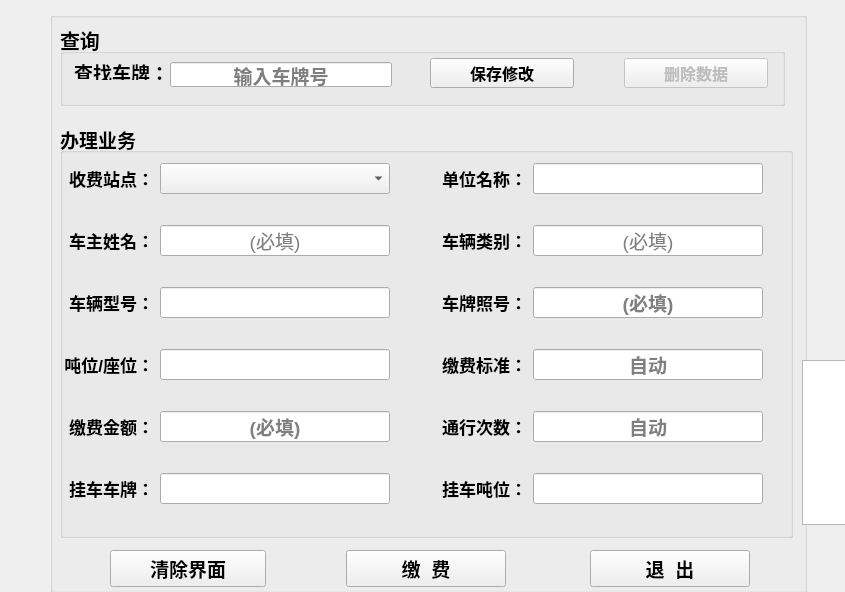
<?xml version="1.0" encoding="UTF-8"?>
<ui version="4.0">
 <class>Form</class>
 <widget class="QWidget" name="Form">
  <property name="geometry">
   <rect>
    <x>0</x>
    <y>0</y>
    <width>845</width>
    <height>592</height>
   </rect>
  </property>
  <property name="font">
   <font>
    <pointsize>12</pointsize>
   </font>
  </property>
  <property name="windowTitle">
   <string>办理业务</string>
  </property>
  <property name="windowIcon">
   <iconset>
    <normaloff>ico/rent-a-car.png</normaloff>ico/rent-a-car.png</iconset>
  </property>
  <widget class="QGroupBox" name="pan_box">
   <property name="geometry">
    <rect>
     <x>50</x>
     <y>12</y>
     <width>757</width>
     <height>581</height>
    </rect>
   </property>
   <property name="font">
    <font>
     <pointsize>13</pointsize>
    </font>
   </property>
   <property name="title">
    <string/>
   </property>
   <property name="checkable">
    <bool>false</bool>
   </property>
   <widget class="QPushButton" name="btn_save">
    <property name="geometry">
     <rect>
      <x>296</x>
      <y>538</y>
      <width>160</width>
      <height>37</height>
     </rect>
    </property>
    <property name="font">
     <font>
      <pointsize>14</pointsize>
      <weight>75</weight>
      <bold>true</bold>
     </font>
    </property>
    <property name="text">
     <string>缴  费</string>
    </property>
    <property name="icon">
     <iconset>
      <normaloff>ico/28-缴费结果-蓝.png</normaloff>ico/28-缴费结果-蓝.png</iconset>
    </property>
    <property name="iconSize">
     <size>
      <width>21</width>
      <height>21</height>
     </size>
    </property>
   </widget>
   <widget class="QPushButton" name="btn_close">
    <property name="geometry">
     <rect>
      <x>540</x>
      <y>538</y>
      <width>160</width>
      <height>37</height>
     </rect>
    </property>
    <property name="font">
     <font>
      <pointsize>14</pointsize>
      <weight>75</weight>
      <bold>true</bold>
     </font>
    </property>
    <property name="text">
     <string>退  出</string>
    </property>
    <property name="icon">
     <iconset>
      <normaloff>ico/delete1.png</normaloff>ico/delete1.png</iconset>
    </property>
    <property name="iconSize">
     <size>
      <width>20</width>
      <height>22</height>
     </size>
    </property>
   </widget>
   <widget class="QGroupBox" name="groupBox_2">
    <property name="geometry">
     <rect>
      <x>10</x>
      <y>12</y>
      <width>725</width>
      <height>82</height>
     </rect>
    </property>
    <property name="font">
     <font>
      <pointsize>15</pointsize>
      <weight>75</weight>
      <bold>true</bold>
     </font>
    </property>
    <property name="title">
     <string>查询</string>
    </property>
    <widget class="QPushButton" name="btn_serch">
     <property name="geometry">
      <rect>
       <x>370</x>
       <y>34</y>
       <width>144</width>
       <height>30</height>
      </rect>
     </property>
     <property name="font">
      <font>
       <pointsize>12</pointsize>
      </font>
     </property>
     <property name="text">
      <string>保存修改</string>
     </property>
     <property name="icon">
      <iconset>
       <normaloff>ico/已申请的缴费证明.png</normaloff>ico/已申请的缴费证明.png</iconset>
     </property>
     <property name="iconSize">
      <size>
       <width>25</width>
       <height>25</height>
      </size>
     </property>
    </widget>
    <widget class="QLabel" name="label">
     <property name="geometry">
      <rect>
       <x>10</x>
       <y>40</y>
       <width>99</width>
       <height>16</height>
      </rect>
     </property>
     <property name="font">
      <font>
       <pointsize>14</pointsize>
       <weight>75</weight>
       <bold>true</bold>
      </font>
     </property>
     <property name="autoFillBackground">
      <bool>false</bool>
     </property>
     <property name="text">
      <string>查找车牌：</string>
     </property>
     <property name="textFormat">
      <enum>Qt::AutoText</enum>
     </property>
     <property name="alignment">
      <set>Qt::AlignRight|Qt::AlignTrailing|Qt::AlignVCenter</set>
     </property>
    </widget>
    <widget class="QLineEdit" name="txt_serch">
     <property name="geometry">
      <rect>
       <x>110</x>
       <y>38</y>
       <width>222</width>
       <height>25</height>
      </rect>
     </property>
     <property name="font">
      <font>
       <pointsize>14</pointsize>
      </font>
     </property>
     <property name="alignment">
      <set>Qt::AlignCenter</set>
     </property>
     <property name="placeholderText">
      <string>输入车牌号</string>
     </property>
    </widget>
    <widget class="QPushButton" name="btn_del">
     <property name="enabled">
      <bool>false</bool>
     </property>
     <property name="geometry">
      <rect>
       <x>564</x>
       <y>34</y>
       <width>144</width>
       <height>30</height>
      </rect>
     </property>
     <property name="font">
      <font>
       <pointsize>12</pointsize>
      </font>
     </property>
     <property name="text">
      <string>删除数据</string>
     </property>
     <property name="icon">
      <iconset>
       <normaloff>ico/del1.png</normaloff>ico/del1.png</iconset>
     </property>
     <property name="iconSize">
      <size>
       <width>25</width>
       <height>25</height>
      </size>
     </property>
    </widget>
   </widget>
   <widget class="QGroupBox" name="groupBox_3">
    <property name="geometry">
     <rect>
      <x>10</x>
      <y>112</y>
      <width>733</width>
      <height>414</height>
     </rect>
    </property>
    <property name="font">
     <font>
      <pointsize>14</pointsize>
      <weight>75</weight>
      <bold>true</bold>
     </font>
    </property>
    <property name="title">
     <string>办理业务</string>
    </property>
    <widget class="QWidget" name="gridLayoutWidget">
     <property name="geometry">
      <rect>
       <x>4</x>
       <y>14</y>
       <width>699</width>
       <height>391</height>
      </rect>
     </property>
     <layout class="QGridLayout" name="gridLayout">
      <item row="2" column="0">
       <widget class="QLabel" name="label_6">
        <property name="font">
         <font>
          <pointsize>13</pointsize>
          <weight>75</weight>
          <bold>true</bold>
         </font>
        </property>
        <property name="autoFillBackground">
         <bool>false</bool>
        </property>
        <property name="text">
         <string>车辆型号：</string>
        </property>
        <property name="textFormat">
         <enum>Qt::AutoText</enum>
        </property>
        <property name="alignment">
         <set>Qt::AlignRight|Qt::AlignTrailing|Qt::AlignVCenter</set>
        </property>
       </widget>
      </item>
      <item row="0" column="0">
       <widget class="QLabel" name="label_2">
        <property name="font">
         <font>
          <pointsize>13</pointsize>
          <weight>75</weight>
          <bold>true</bold>
         </font>
        </property>
        <property name="autoFillBackground">
         <bool>false</bool>
        </property>
        <property name="text">
         <string>收费站点：</string>
        </property>
        <property name="textFormat">
         <enum>Qt::AutoText</enum>
        </property>
        <property name="alignment">
         <set>Qt::AlignRight|Qt::AlignTrailing|Qt::AlignVCenter</set>
        </property>
       </widget>
      </item>
      <item row="0" column="5">
       <widget class="QLabel" name="label_3">
        <property name="font">
         <font>
          <pointsize>13</pointsize>
          <weight>75</weight>
          <bold>true</bold>
         </font>
        </property>
        <property name="autoFillBackground">
         <bool>false</bool>
        </property>
        <property name="text">
         <string>单位名称：</string>
        </property>
        <property name="textFormat">
         <enum>Qt::AutoText</enum>
        </property>
        <property name="alignment">
         <set>Qt::AlignRight|Qt::AlignTrailing|Qt::AlignVCenter</set>
        </property>
       </widget>
      </item>
      <item row="1" column="2">
       <widget class="QLineEdit" name="txt_name">
        <property name="font">
         <font>
          <pointsize>14</pointsize>
          <weight>50</weight>
          <bold>false</bold>
         </font>
        </property>
        <property name="alignment">
         <set>Qt::AlignCenter</set>
        </property>
        <property name="placeholderText">
         <string>(必填)</string>
        </property>
       </widget>
      </item>
      <item row="0" column="2">
       <widget class="QComboBox" name="comb_zd">
        <property name="font">
         <font>
          <pointsize>14</pointsize>
         </font>
        </property>
       </widget>
      </item>
      <item row="0" column="3" colspan="2">
       <spacer name="horizontalSpacer">
        <property name="orientation">
         <enum>Qt::Horizontal</enum>
        </property>
        <property name="sizeHint" stdset="0">
         <size>
          <width>40</width>
          <height>20</height>
         </size>
        </property>
       </spacer>
      </item>
      <item row="1" column="6">
       <widget class="QLineEdit" name="txt_lb">
        <property name="font">
         <font>
          <pointsize>14</pointsize>
          <weight>50</weight>
          <bold>false</bold>
         </font>
        </property>
        <property name="alignment">
         <set>Qt::AlignCenter</set>
        </property>
        <property name="placeholderText">
         <string>(必填)</string>
        </property>
       </widget>
      </item>
      <item row="0" column="6">
       <widget class="QLineEdit" name="txt_mc">
        <property name="font">
         <font>
          <pointsize>14</pointsize>
          <weight>50</weight>
          <bold>false</bold>
          <underline>false</underline>
          <strikeout>false</strikeout>
         </font>
        </property>
        <property name="layoutDirection">
         <enum>Qt::LeftToRight</enum>
        </property>
        <property name="text">
         <string/>
        </property>
        <property name="alignment">
         <set>Qt::AlignCenter</set>
        </property>
        <property name="dragEnabled">
         <bool>false</bool>
        </property>
        <property name="readOnly">
         <bool>false</bool>
        </property>
       </widget>
      </item>
      <item row="2" column="6">
       <widget class="QLineEdit" name="txt_pz">
        <property name="font">
         <font>
          <pointsize>14</pointsize>
         </font>
        </property>
        <property name="alignment">
         <set>Qt::AlignCenter</set>
        </property>
        <property name="placeholderText">
         <string>(必填)</string>
        </property>
       </widget>
      </item>
      <item row="2" column="5">
       <widget class="QLabel" name="label_7">
        <property name="font">
         <font>
          <pointsize>13</pointsize>
          <weight>75</weight>
          <bold>true</bold>
         </font>
        </property>
        <property name="autoFillBackground">
         <bool>false</bool>
        </property>
        <property name="text">
         <string>车牌照号：</string>
        </property>
        <property name="textFormat">
         <enum>Qt::AutoText</enum>
        </property>
        <property name="alignment">
         <set>Qt::AlignRight|Qt::AlignTrailing|Qt::AlignVCenter</set>
        </property>
       </widget>
      </item>
      <item row="1" column="0">
       <widget class="QLabel" name="label_5">
        <property name="font">
         <font>
          <pointsize>13</pointsize>
          <weight>75</weight>
          <bold>true</bold>
         </font>
        </property>
        <property name="autoFillBackground">
         <bool>false</bool>
        </property>
        <property name="text">
         <string>车主姓名：</string>
        </property>
        <property name="textFormat">
         <enum>Qt::AutoText</enum>
        </property>
        <property name="alignment">
         <set>Qt::AlignRight|Qt::AlignTrailing|Qt::AlignVCenter</set>
        </property>
       </widget>
      </item>
      <item row="1" column="5">
       <widget class="QLabel" name="label_4">
        <property name="font">
         <font>
          <pointsize>13</pointsize>
          <weight>75</weight>
          <bold>true</bold>
         </font>
        </property>
        <property name="autoFillBackground">
         <bool>false</bool>
        </property>
        <property name="text">
         <string>车辆类别：</string>
        </property>
        <property name="textFormat">
         <enum>Qt::AutoText</enum>
        </property>
        <property name="alignment">
         <set>Qt::AlignRight|Qt::AlignTrailing|Qt::AlignVCenter</set>
        </property>
       </widget>
      </item>
      <item row="2" column="2">
       <widget class="QLineEdit" name="txt_xh">
        <property name="font">
         <font>
          <pointsize>14</pointsize>
          <weight>50</weight>
          <bold>false</bold>
         </font>
        </property>
        <property name="alignment">
         <set>Qt::AlignCenter</set>
        </property>
       </widget>
      </item>
      <item row="4" column="0">
       <widget class="QLabel" name="label_9">
        <property name="font">
         <font>
          <pointsize>13</pointsize>
          <weight>75</weight>
          <bold>true</bold>
         </font>
        </property>
        <property name="autoFillBackground">
         <bool>false</bool>
        </property>
        <property name="text">
         <string>吨位/座位：</string>
        </property>
        <property name="textFormat">
         <enum>Qt::AutoText</enum>
        </property>
        <property name="alignment">
         <set>Qt::AlignRight|Qt::AlignTrailing|Qt::AlignVCenter</set>
        </property>
       </widget>
      </item>
      <item row="4" column="5">
       <widget class="QLabel" name="label_12">
        <property name="font">
         <font>
          <pointsize>13</pointsize>
          <weight>75</weight>
          <bold>true</bold>
         </font>
        </property>
        <property name="autoFillBackground">
         <bool>false</bool>
        </property>
        <property name="text">
         <string>缴费标准：</string>
        </property>
        <property name="textFormat">
         <enum>Qt::AutoText</enum>
        </property>
        <property name="alignment">
         <set>Qt::AlignRight|Qt::AlignTrailing|Qt::AlignVCenter</set>
        </property>
       </widget>
      </item>
      <item row="5" column="5">
       <widget class="QLabel" name="label_14">
        <property name="font">
         <font>
          <pointsize>13</pointsize>
          <weight>75</weight>
          <bold>true</bold>
         </font>
        </property>
        <property name="autoFillBackground">
         <bool>false</bool>
        </property>
        <property name="text">
         <string>通行次数：</string>
        </property>
        <property name="textFormat">
         <enum>Qt::AutoText</enum>
        </property>
        <property name="alignment">
         <set>Qt::AlignRight|Qt::AlignTrailing|Qt::AlignVCenter</set>
        </property>
       </widget>
      </item>
      <item row="4" column="2">
       <widget class="QLineEdit" name="txt_dw">
        <property name="font">
         <font>
          <pointsize>14</pointsize>
          <weight>50</weight>
          <bold>false</bold>
         </font>
        </property>
        <property name="alignment">
         <set>Qt::AlignCenter</set>
        </property>
       </widget>
      </item>
      <item row="5" column="2">
       <widget class="QLineEdit" name="txt_je">
        <property name="font">
         <font>
          <pointsize>14</pointsize>
          <weight>75</weight>
          <bold>true</bold>
         </font>
        </property>
        <property name="alignment">
         <set>Qt::AlignCenter</set>
        </property>
        <property name="placeholderText">
         <string>(必填)</string>
        </property>
       </widget>
      </item>
      <item row="5" column="6">
       <widget class="QLineEdit" name="txt_cs">
        <property name="font">
         <font>
          <pointsize>14</pointsize>
          <weight>75</weight>
          <bold>true</bold>
         </font>
        </property>
        <property name="alignment">
         <set>Qt::AlignCenter</set>
        </property>
        <property name="placeholderText">
         <string>自动</string>
        </property>
       </widget>
      </item>
      <item row="4" column="6">
       <widget class="QLineEdit" name="txt_bz">
        <property name="font">
         <font>
          <pointsize>14</pointsize>
          <weight>75</weight>
          <bold>true</bold>
         </font>
        </property>
        <property name="alignment">
         <set>Qt::AlignCenter</set>
        </property>
        <property name="placeholderText">
         <string>自动</string>
        </property>
       </widget>
      </item>
      <item row="5" column="0">
       <widget class="QLabel" name="label_13">
        <property name="font">
         <font>
          <pointsize>13</pointsize>
          <weight>75</weight>
          <bold>true</bold>
         </font>
        </property>
        <property name="autoFillBackground">
         <bool>false</bool>
        </property>
        <property name="text">
         <string>缴费金额：</string>
        </property>
        <property name="textFormat">
         <enum>Qt::AutoText</enum>
        </property>
        <property name="alignment">
         <set>Qt::AlignRight|Qt::AlignTrailing|Qt::AlignVCenter</set>
        </property>
       </widget>
      </item>
      <item row="6" column="0">
       <widget class="QLabel" name="label_10">
        <property name="font">
         <font>
          <pointsize>13</pointsize>
          <weight>75</weight>
          <bold>true</bold>
         </font>
        </property>
        <property name="autoFillBackground">
         <bool>false</bool>
        </property>
        <property name="text">
         <string>挂车车牌：</string>
        </property>
        <property name="textFormat">
         <enum>Qt::AutoText</enum>
        </property>
        <property name="alignment">
         <set>Qt::AlignRight|Qt::AlignTrailing|Qt::AlignVCenter</set>
        </property>
       </widget>
      </item>
      <item row="6" column="5">
       <widget class="QLabel" name="label_11">
        <property name="font">
         <font>
          <pointsize>13</pointsize>
          <weight>75</weight>
          <bold>true</bold>
         </font>
        </property>
        <property name="autoFillBackground">
         <bool>false</bool>
        </property>
        <property name="text">
         <string>挂车吨位：</string>
        </property>
        <property name="textFormat">
         <enum>Qt::AutoText</enum>
        </property>
        <property name="alignment">
         <set>Qt::AlignRight|Qt::AlignTrailing|Qt::AlignVCenter</set>
        </property>
       </widget>
      </item>
      <item row="6" column="2">
       <widget class="QLineEdit" name="txt_gcpz">
        <property name="font">
         <font>
          <pointsize>14</pointsize>
          <weight>75</weight>
          <bold>true</bold>
         </font>
        </property>
        <property name="alignment">
         <set>Qt::AlignCenter</set>
        </property>
        <property name="placeholderText">
         <string/>
        </property>
       </widget>
      </item>
      <item row="6" column="6">
       <widget class="QLineEdit" name="txt_gcdw">
        <property name="font">
         <font>
          <pointsize>14</pointsize>
          <weight>50</weight>
          <bold>false</bold>
         </font>
        </property>
        <property name="alignment">
         <set>Qt::AlignCenter</set>
        </property>
        <property name="placeholderText">
         <string/>
        </property>
       </widget>
      </item>
     </layout>
    </widget>
   </widget>
   <widget class="QLineEdit" name="txt_id">
    <property name="enabled">
     <bool>true</bool>
    </property>
    <property name="geometry">
     <rect>
      <x>300</x>
      <y>540</y>
      <width>139</width>
      <height>20</height>
     </rect>
    </property>
    <property name="focusPolicy">
     <enum>Qt::NoFocus</enum>
    </property>
   </widget>
   <widget class="QLineEdit" name="txt_worker">
    <property name="geometry">
     <rect>
      <x>550</x>
      <y>540</y>
      <width>113</width>
      <height>20</height>
     </rect>
    </property>
    <property name="focusPolicy">
     <enum>Qt::NoFocus</enum>
    </property>
   </widget>
   <widget class="QLineEdit" name="txt_time">
    <property name="geometry">
     <rect>
      <x>550</x>
      <y>540</y>
      <width>113</width>
      <height>20</height>
     </rect>
    </property>
    <property name="focusPolicy">
     <enum>Qt::NoFocus</enum>
    </property>
   </widget>
   <widget class="QPushButton" name="btn_clear">
    <property name="geometry">
     <rect>
      <x>60</x>
      <y>538</y>
      <width>156</width>
      <height>37</height>
     </rect>
    </property>
    <property name="font">
     <font>
      <pointsize>14</pointsize>
      <weight>75</weight>
      <bold>true</bold>
     </font>
    </property>
    <property name="text">
     <string>清除界面</string>
    </property>
    <property name="icon">
     <iconset>
      <normaloff>ico/application.png</normaloff>ico/application.png</iconset>
    </property>
    <property name="iconSize">
     <size>
      <width>20</width>
      <height>20</height>
     </size>
    </property>
   </widget>
   <zorder>txt_time</zorder>
   <zorder>txt_worker</zorder>
   <zorder>txt_id</zorder>
   <zorder>btn_save</zorder>
   <zorder>btn_close</zorder>
   <zorder>groupBox_2</zorder>
   <zorder>groupBox_3</zorder>
   <zorder>btn_clear</zorder>
  </widget>
  <widget class="QTableView" name="dict_pan">
   <property name="geometry">
    <rect>
     <x>802</x>
     <y>360</y>
     <width>261</width>
     <height>165</height>
    </rect>
   </property>
   <property name="font">
    <font>
     <pointsize>11</pointsize>
     <weight>50</weight>
     <bold>false</bold>
    </font>
   </property>
   <property name="editTriggers">
    <set>QAbstractItemView::AnyKeyPressed|QAbstractItemView::CurrentChanged|QAbstractItemView::DoubleClicked|QAbstractItemView::EditKeyPressed</set>
   </property>
   <property name="selectionMode">
    <enum>QAbstractItemView::SingleSelection</enum>
   </property>
   <property name="selectionBehavior">
    <enum>QAbstractItemView::SelectRows</enum>
   </property>
   <property name="textElideMode">
    <enum>Qt::ElideMiddle</enum>
   </property>
   <property name="gridStyle">
    <enum>Qt::DashDotLine</enum>
   </property>
  </widget>
 </widget>
 <tabstops>
  <tabstop>txt_serch</tabstop>
  <tabstop>txt_mc</tabstop>
  <tabstop>txt_name</tabstop>
  <tabstop>txt_lb</tabstop>
  <tabstop>txt_xh</tabstop>
  <tabstop>txt_pz</tabstop>
  <tabstop>txt_dw</tabstop>
  <tabstop>txt_je</tabstop>
  <tabstop>txt_gcpz</tabstop>
  <tabstop>txt_gcdw</tabstop>
  <tabstop>btn_save</tabstop>
  <tabstop>txt_bz</tabstop>
  <tabstop>txt_cs</tabstop>
  <tabstop>btn_serch</tabstop>
  <tabstop>btn_del</tabstop>
  <tabstop>comb_zd</tabstop>
  <tabstop>btn_close</tabstop>
  <tabstop>dict_pan</tabstop>
 </tabstops>
 <resources/>
 <connections>
  <connection>
   <sender>txt_dw</sender>
   <signal>returnPressed()</signal>
   <receiver>txt_je</receiver>
   <slot>setFocus()</slot>
   <hints>
    <hint type="sourcelabel">
     <x>363</x>
     <y>350</y>
    </hint>
    <hint type="destinationlabel">
     <x>363</x>
     <y>405</y>
    </hint>
   </hints>
  </connection>
  <connection>
   <sender>txt_je</sender>
   <signal>returnPressed()</signal>
   <receiver>txt_gcpz</receiver>
   <slot>setFocus()</slot>
   <hints>
    <hint type="sourcelabel">
     <x>363</x>
     <y>405</y>
    </hint>
    <hint type="destinationlabel">
     <x>363</x>
     <y>460</y>
    </hint>
   </hints>
  </connection>
  <connection>
   <sender>txt_gcpz</sender>
   <signal>returnPressed()</signal>
   <receiver>txt_gcdw</receiver>
   <slot>setFocus()</slot>
   <hints>
    <hint type="sourcelabel">
     <x>363</x>
     <y>460</y>
    </hint>
    <hint type="destinationlabel">
     <x>733</x>
     <y>460</y>
    </hint>
   </hints>
  </connection>
  <connection>
   <sender>txt_gcdw</sender>
   <signal>returnPressed()</signal>
   <receiver>btn_save</receiver>
   <slot>setFocus()</slot>
   <hints>
    <hint type="sourcelabel">
     <x>733</x>
     <y>460</y>
    </hint>
    <hint type="destinationlabel">
     <x>277</x>
     <y>552</y>
    </hint>
   </hints>
  </connection>
  <connection>
   <sender>txt_bz</sender>
   <signal>returnPressed()</signal>
   <receiver>txt_je</receiver>
   <slot>setFocus()</slot>
   <hints>
    <hint type="sourcelabel">
     <x>539</x>
     <y>340</y>
    </hint>
    <hint type="destinationlabel">
     <x>320</x>
     <y>392</y>
    </hint>
   </hints>
  </connection>
  <connection>
   <sender>btn_close</sender>
   <signal>clicked()</signal>
   <receiver>Form</receiver>
   <slot>close()</slot>
   <hints>
    <hint type="sourcelabel">
     <x>619</x>
     <y>536</y>
    </hint>
    <hint type="destinationlabel">
     <x>784</x>
     <y>543</y>
    </hint>
   </hints>
  </connection>
 </connections>
</ui>
